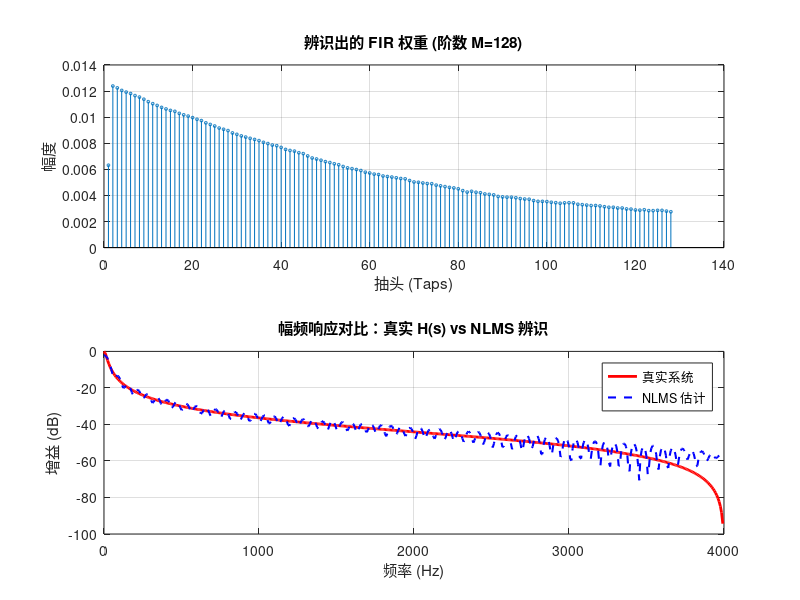

Here is the MATLAB script that generated this plot:
clc; clear; close all;

% --- 1. 环境与系统设置 ---
fs = 8000;              % 采样率
T = 1.5;                % 运行1.5秒，给足够的收敛时间
t = (0:1/fs:T).';
N = length(t);

% 定义连续系统 H(s) = a / (s + a)
a = 100;                % 截止频率 (rad/s)
sys_c = tf(a, [1, a]);
sys_d = c2d(sys_c, 1/fs, 'tustin'); % 离散化

% 获取离散系统的分子分母系数（用于产生期望信号）
[num, den] = tfdata(sys_d, 'v');

% --- 2. 产生信号 ---
x = randn(N, 1);        % 输入：白噪声（全频率激励）
d = filter(num, den, x);% 期望：白噪声通过低通系统后的输出

% --- 3. NLMS 算法初始化 ---
M = 128;                % 滤波器阶数（捕捉系统细节）
w = zeros(M, 1);        % 初始权重
e = zeros(N, 1);        % 误差
mu = 0.05;              % 你建议的小步长（为了高精确度）
eps_val = 1e-10;

% --- 4. NLMS 核心循环 ---
for n = M : N
    x_n = x(n:-1:n-M+1);% 提取当前的输入窗口
    
    y_n = w' * x_n;     % 预测系统的输出
    e(n) = d(n) - y_n;  % 误差：真实系统输出 - 预测输出
    
    % NLMS 更新公式
    norm_x = x_n' * x_n;
    w = w + (mu / (norm_x + eps_val)) * e(n) * x_n;
end

% --- 5. 结果绘图 ---
figure('Color', 'w', 'Name', '系统辨识实验');

% A. 观察辨识出的冲激响应 (权重 w)
subplot(2,1,1);
stem(w, 'MarkerSize', 2);
title(['辨识出的 FIR 权重 (阶数 M=', num2str(M), ')']);
xlabel('抽头 (Taps)'); ylabel('幅度');
grid on;

% B. 观察频率响应的拟合程度
[H_est, f] = freqz(w, 1, 512, fs);              % 辨识出的
[H_true, ~] = freqz(num, den, 512, fs);         % 真实的
subplot(2,1,2);
plot(f, 20*log10(abs(H_true)), 'r', 'LineWidth', 2); hold on;
plot(f, 20*log10(abs(H_est)), 'b--', 'LineWidth', 1.5);
title('幅频响应对比：真实 H(s) vs NLMS 辨识');
xlabel('频率 (Hz)'); ylabel('增益 (dB)');
legend('真实系统', 'NLMS 估计');
grid on;